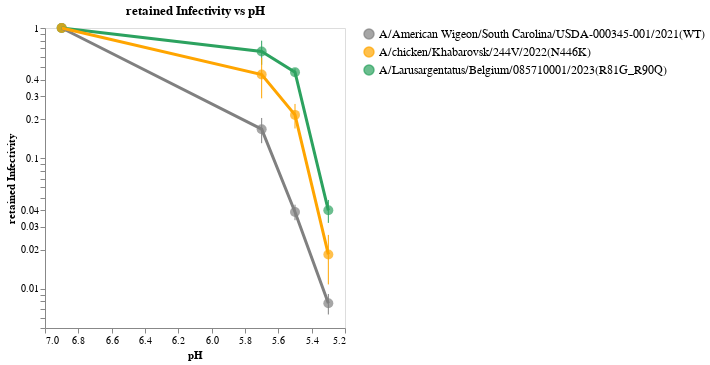

Notebook code for this chart:
### Code cell
color_palette = alt.Scale(
    domain=[
        'A/American Wigeon/South Carolina/USDA-000345-001/2021(WT)',
        'A/chicken/Khabarovsk/244V/2022(N446K)',
        'A/Larusargentatus/Belgium/085710001/2023(R81G_R90Q)'
    ],
    range=[
        'grey',
        'orange',
        '#2ca25f'
    ]
)

# Create the base chart
base = alt.Chart(df_summary).encode(
    x=alt.X('pH:Q', scale=alt.Scale(domain=[7, 5.2])),
    y=alt.Y('mean_infectivity:Q', scale=alt.Scale(type='log', domain=[0.005, 1]), title='retained Infectivity'),
    color=alt.Color('Strain:N', scale=color_palette)
)

points = base.mark_point(filled=True, size=100).encode(
    tooltip=['Strain', 'pH', 'mean_infectivity', 'std_infectivity']
)

error_bars = base.mark_errorbar(extent='stdev').encode(
    yError='std_infectivity:Q'
)

lines = base.mark_line(strokeWidth=3)

# Create the chart
chart = (points + error_bars + lines).properties(
    title='retained Infectivity vs pH',
    width=300,
    height=300
).configure_axis(
    grid=False
).configure_legend(
    title=None,
    orient='right',
    labelFontSize=12,
    symbolSize=100,
    titleFontSize=14,
    labelLimit=400
)

chart.display()
chart.save("strain_pH_stability.html")

### Figure 1 — Vega-Lite specification as saved in the notebook (floating-point values rounded to 4 significant figures)
{"config": {"view": {"continuousWidth": 300, "continuousHeight": 300}, "axis": {"grid": false}, "legend": {"labelFontSize": 12, "labelLimit": 400, "orient": "right", "symbolSize": 100, "title": null, "titleFontSize": 14}}, "layer": [{"mark": {"type": "point", "filled": true, "size": 100}, "encoding": {"color": {"field": "Strain", "scale": {"domain": ["A/American Wigeon/South Carolina/USDA-000345-001/2021(WT)", "A/chicken/Khabarovsk/244V/2022(N446K)", "A/Larusargentatus/Belgium/085710001/2023(R81G_R90Q)"], "range": ["grey", "orange", "#2ca25f"]}, "type": "nominal"}, "tooltip": [{"field": "Strain", "type": "nominal"}, {"field": "pH", "type": "quantitative"}, {"field": "mean_infectivity", "type": "quantitative"}, {"field": "std_infectivity", "type": "quantitative"}], "x": {"field": "pH", "scale": {"domain": [7, 5.2]}, "type": "quantitative"}, "y": {"field": "mean_infectivity", "scale": {"domain": [0.005, 1], "type": "log"}, "title": "retained Infectivity", "type": "quantitative"}}}, {"mark": {"type": "errorbar", "extent": "stdev"}, "encoding": {"color": {"field": "Strain", "scale": {"domain": ["A/American Wigeon/South Carolina/USDA-000345-001/2021(WT)", "A/chicken/Khabarovsk/244V/2022(N446K)", "A/Larusargentatus/Belgium/085710001/2023(R81G_R90Q)"], "range": ["grey", "orange", "#2ca25f"]}, "type": "nominal"}, "x": {"field": "pH", "scale": {"domain": [7, 5.2]}, "type": "quantitative"}, "y": {"field": "mean_infectivity", "scale": {"domain": [0.005, 1], "type": "log"}, "title": "retained Infectivity", "type": "quantitative"}, "yError": {"field": "std_infectivity"}}}, {"mark": {"type": "line", "strokeWidth": 3}, "encoding": {"color": {"field": "Strain", "scale": {"domain": ["A/American Wigeon/South Carolina/USDA-000345-001/2021(WT)", "A/chicken/Khabarovsk/244V/2022(N446K)", "A/Larusargentatus/Belgium/085710001/2023(R81G_R90Q)"], "range": ["grey", "orange", "#2ca25f"]}, "type": "nominal"}, "x": {"field": "pH", "scale": {"domain": [7, 5.2]}, "type": "quantitative"}, "y": {"field": "mean_infectivity", "scale": {"domain": [0.005, 1], "type": "log"}, "title": "retained Infectivity", "type": "quantitative"}}}], "data": {"name": "data-5455b9062caaae8aa5c2f85583cef7a9"}, "height": 300, "title": "retained Infectivity vs pH", "width": 300, "$schema": "https://vega.github.io/schema/vega-lite/v5.8.0.json", "datasets": {"data-5455b9062caaae8aa5c2f85583cef7a9": [{"Strain": "A/American Wigeon/South Carolina/USDA-000345-001/2021(WT)", "pH": 5.3, "mean_infectivity": 0.007732, "std_infectivity": 0.001385}, {"Strain": "A/American Wigeon/South Carolina/USDA-000345-001/2021(WT)", "pH": 5.5, "mean_infectivity": 0.03884, "std_infectivity": 0.005281}, {"Strain": "A/American Wigeon/South Carolina/USDA-000345-001/2021(WT)", "pH": 5.7, "mean_infectivity": 0.1674, "std_infectivity": 0.03667}, {"Strain": "A/American Wigeon/South Carolina/USDA-000345-001/2021(WT)", "pH": 6.9, "mean_infectivity": 1.0, "std_infectivity": 0.0}, {"Strain": "A/Larusargentatus/Belgium/085710001/2023(R81G_R90Q)", "pH": 5.3, "mean_infectivity": 0.03998, "std_infectivity": 0.00797}, {"Strain": "A/Larusargentatus/Belgium/085710001/2023(R81G_R90Q)", "pH": 5.5, "mean_infectivity": 0.4581, "std_infectivity": 0.0311}, {"Strain": "A/Larusargentatus/Belgium/085710001/2023(R81G_R90Q)", "pH": 5.7, "mean_infectivity": 0.6609, "std_infectivity": 0.1383}, {"Strain": "A/Larusargentatus/Belgium/085710001/2023(R81G_R90Q)", "pH": 6.9, "mean_infectivity": 1.0, "std_infectivity": 0.0}, {"Strain": "A/chicken/Khabarovsk/244V/2022(N446K)", "pH": 5.3, "mean_infectivity": 0.01834, "std_infectivity": 0.007542}, {"Strain": "A/chicken/Khabarovsk/244V/2022(N446K)", "pH": 5.5, "mean_infectivity": 0.2155, "std_infectivity": 0.04599}, {"Strain": "A/chicken/Khabarovsk/244V/2022(N446K)", "pH": 5.7, "mean_infectivity": 0.4398, "std_infectivity": 0.151}, {"Strain": "A/chicken/Khabarovsk/244V/2022(N446K)", "pH": 6.9, "mean_infectivity": 1.0, "std_infectivity": 0.0}]}}
